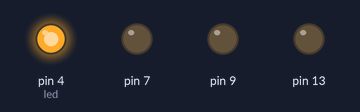
A sketch run on a simulated Arduino Uno, built with avr-gcc and run on an emulated ATmega328P. Shown: output pins drawn as LEDs (lit = HIGH).

Above: at 0.05 s.
At 0.75 s:
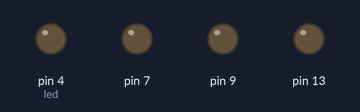
At 1.45 s:
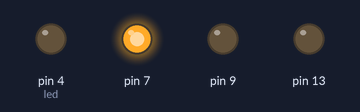
At 1.85 s:
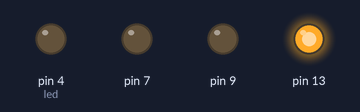
At 2.85 s:
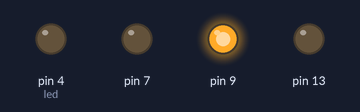
Timing chart, 0 to 3.1 s (numbered marks = the images above):
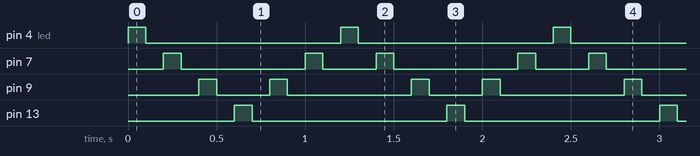

Measured:
- by itself, pin 4 (led), pin 13: alternates HIGH for 0.10 s and LOW for 1.1 s
- by itself, pin 7: repeats every 1.2 s: LOW 0.70 s, HIGH 0.10 s, LOW 0.30 s, HIGH 0.10 s
- by itself, pin 9: repeats every 1.2 s: LOW 0.30 s, HIGH 0.10 s, LOW 0.70 s, HIGH 0.10 s

The sketch:

semana2_desafio5.ino
```cpp
int led = 4;
int sentido = 1;
void setup()
{
  pinMode(13, OUTPUT);
  pinMode(9, OUTPUT);
  pinMode(7, OUTPUT);
  pinMode(4, OUTPUT);

}

void loop()
{


    if (led == 13 || led == 9 || led == 7 || led == 4 ){
      digitalWrite(led, HIGH);
      delay(100);
      digitalWrite(led, LOW);
      delay(100);
    }
led = led+sentido;
  if (led==4 || led==13){
    sentido=-sentido;
  }

}
```
